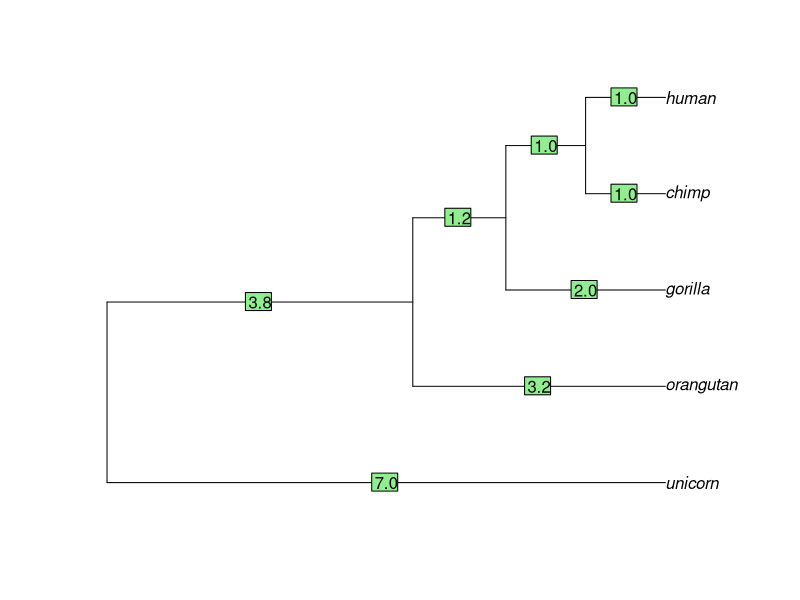

R code for this plot:
# Infer the phylogeny tree from multiple DNA sequences
# Clustering by UPGMA algorithm, and manhattan distances

# Inspired by Computational Biology course at ETH Zürich
# By: Modestas Filipavicius
# Date: 2017-11-13

# Ape handles phylogenetic trees
library(ape)

# Given edges, vector of lengths and node info dataframe, make a tree Ape object
# the dataframe  containing node descriptions.
convert_to_phylo = function(sequences, connected_edges, edge_lengths, node_info) {
    
    edges = connected_edges
    
    for (name in rownames(node_info)) {
        index = which(rownames(node_info) == name)
        edges[which(edges == name)] = as.numeric(index)
    }
    edges = matrix(as.numeric(edges), ncol = 2)
    
    edges[which(edges > length(sequences))] = - edges[which(edges > length(sequences))]
    root = setdiff(edges[,1], edges[,2])
    edges[which(edges==root)] = length(sequences) + 1
    
    k = length(sequences) + 2
    for(x in unique(edges[which(edges < 0)])) {
        edges[which(edges==x)] = k
        k = k + 1
    }
    
    # Construct object
    tree = list()
    class(tree) = "phylo"
    tree$edge = edges
    tree$edge.length = edge_lengths
    tree$Nnode = as.integer(length(sequences) - 1)
    tree$tip.label = names(sequences)
    
    # Return the tree as abject in Ape's phylo class
    return(tree)
}

# Plot the phylogenetic tree with node labels and edge lengths.
tree_plot = function(tree) {
    plot(tree)
    edgelabels(format(tree$edge.length, digits = 2))
}

# Initialize the dataframe which holds the node info
initialize_node_info = function(sequences) {

    N = length(sequences)
    node_names = names(sequences)
    node_sizes = rep(1, times = N)
    node_heights = rep(0, times = N)
    node_info = data.frame(node_sizes, node_heights)
    rownames(node_info) = node_names

    # Return a data frame that contains information on currently existing tip nodes.
    # node_info: a dataframe containing information on the currently existing nodes.
    #                   The row names are the names of the currently existing tips, i.e.
    #                   are the same as the names in the sequence list, node_height is
    #                   0 and node_size is 1 as the all the currently existing nodes are tips.
    return(node_info)
}


#### add_new_node ####
add_new_node = function(node_info, merging_nodes) {
    # Add new merged node to the node description data frame.
    # The new node is a combination of the nodes supplied in the merging_nodes,
    # e.g. if one needs to merge nodes "bird" and "fish", the new node in the
    # dataframe will be called "bird.fish".
    #    node_info: the dataframe created by initialize_node_info, containing
    #                      current node sizes and node heights
    #    merging_nodes: a vector of two names of the nodes being merged

    new_node_name = paste(merging_nodes, collapse = ".")
    new_node_row = data.frame(node_sizes = 0, node_heights = 0)
    rownames(new_node_row) = new_node_name
    new_node_info = rbind(node_info, new_node_row)
    
    # Return the node_info dataframe with a row for the new node added, and
    # the new node name.
    #    node_info: the dataframe where the rows are labelled by current nodes and columns
    #                      contain the node heights and sizes.
    #    new_node_name: the name of the newly added node, created from names in merging_nodes.
    return(list(node_info = new_node_info, new_node_name = new_node_name))
}

#### Distance functions ####
# Returns hamming distance given two sequences
get_hamming_distance = function(sequence1, sequence2) {

    seq1 = unlist(strsplit(sequence1, ""))
    seq2 = unlist(strsplit(sequence2, ""))
    
    distance = 0
    for (i in 1: length(seq1)) {

        if (seq1[i] != seq2[i]) {
            distance = distance + 1
        }
    }
    
  # Return the numerical value of the distance
  return(distance)
}


get_JC69_distance = function(sequence1, sequence2) {

    hamm_dist = get_hamming_distance(sequence1, sequence2)
    distance = -0.75*log(1 - 1.3333333333* hamm_dist/nchar(sequence1)) 
    return(distance)
}


get_K80_distance = function(sequence1, sequence2) {

    s1 = unlist(strsplit(sequence1, ""))
    s2 = unlist(strsplit(sequence2, ""))
    
    S = 0
    V = 0
    for (i in 1:length(s1)) {
        
        if ((s1[i]=="T" && s2[i]=="C") || (s1[i]=="C" && s2[i]=="T") ||
            (s1[i]=="A" && s2[i]=="G") || (s1[i]=="G" && s2[i]=="A")) {
            S = S +1
        }
        
        if ((s1[i]=="A" && s2[i]=="C") || (s1[i]=="C" && s2[i]=="A") ||
            (s1[i]=="A" && s2[i]=="T") || (s1[i]=="T" && s2[i]=="A") ||
            (s1[i]=="G" && s2[i]=="C") || (s1[i]=="C" && s2[i]=="G") ||
            (s1[i]=="G" && s2[i]=="T") || (s1[i]=="T" && s2[i]=="G")) {
            V = V +1
        }
    }
    
    V = V/length(s1)
    S = S/length(s1)
    distance = -0.5 * log(1-2*S-V) - 0.25*log(1-2*V)
    
    return(distance)
}

#### precompute_dist_matrix ####
# Compute the initial distance matrix using one of the distance measures, for
# nxn matrix, where n = # of seqs
precompute_dist_matrix = function(sequences, distance_measure) {
    
        N = length(sequences)
        distance_matrix = matrix(nrow = N, ncol = N)
        diag(distance_matrix) = Inf
        rownames(distance_matrix) = names(sequences)
        colnames(distance_matrix) = names(sequences)
          
  
      # Assign one of three dist functions to be used, depending on which
      # string representation of that function was called in the 
      # 'precompute_dist_matrix' function head... 
      if (distance_measure == "hamming") {
          dist_fun = get_hamming_distance
      } else if (distance_measure == "JC69") {
          dist_fun = get_JC69_distance
      } else if (distance_measure == "K80") {
          dist_fun = get_K80_distance
      }
      
      # Traverse all matrix without diagonal:
      for (row in 1:N) {
          for (col in 1:N) {
              if (row != col) {
                  distance_matrix[row,col] = dist_fun(sequences[[row]], sequences[[col]])
              }
          }
      }
      
      # Return the NxN matrix of inter-sequence distances with Inf on the diagonal
      return(distance_matrix)
}


#### get_merge_node_distance ####
get_merge_node_distance = function(merging_nodes, existing_node, node_info, distance_matrix) {

    node_sizes_ls = list()
    #node_sizes_ls[1] = df$node_sizes[which(row.names(df) == existing_node)]
    
    node_sizes_ls[1] = node_info$node_sizes[which(row.names(node_info) == merging_nodes[1])]
    node_sizes_ls[2] = node_info$node_sizes[which(row.names(node_info) == merging_nodes[2])]
    
    # Collect distances between merging nodes and existing nodes
    node_distances_ls = list()
    existing_node_idx = which(colnames(distance_matrix) == existing_node)
    for (i in 1:length(merging_nodes)) {
        
        node_distances_ls[i] = distance_matrix[existing_node_idx, which(colnames(distance_matrix) == merging_nodes[i])]
    }
    
    # Calculate d(existing_node, mergining_nodes)
    new_distance = (node_sizes_ls[[1]]*node_distances_ls[[1]] + 
                        node_sizes_ls[[2]]*node_distances_ls[[2]]) /
                        (sum(unlist(node_sizes_ls)))

    return(new_distance)
}

#### update_distance_matrix ####
update_distance_matrix = function(distance_matrix, merging_nodes, new_node_name, node_info) {
  
    
    # Create two lists with indeces for sequences that are merging and 
    # those that are not merging
    not_merging_node_idx_ls = which(!rownames(distance_matrix) %in% merging_nodes)
    merging_node_idx_ls = which(rownames(distance_matrix) %in% merging_nodes)
    
    # For every sequence in dist matrix, calculate its distance to the newly
    # merged sequence. Collect Infs as well. Return a list.
    new_merged_dist_col_ls = list()
    for (i in 1:length(distance_matrix[1, ])) {
        existing_node = colnames(distance_matrix)[i] # i=1 is "a", i=2 is "b", ..
        new_dist = get_merge_node_distance(merging_nodes, existing_node, 
                                           node_info, distance_matrix)
        #print(new_dist)
        new_merged_dist_col_ls = append(new_merged_dist_col_ls, new_dist)
    }
    
    # Final cleanup for list of new distances: unlist and add terminal "Inf"
    new_merged_dist_col_ls = unlist(new_merged_dist_col_ls)
    new_merged_dist_col_ls = append(new_merged_dist_col_ls, Inf)
    
    # Update the distance matrix by renaming rows and cols,
    # and retaining only the unmerged rows and cols
    #updated_distance_matrix = distance_matrix[not_merging_node_idx_ls, not_merging_node_idx_ls]
    updated_distance_matrix = cbind(distance_matrix, new_merged_dist_col_ls)
    updated_distance_matrix = rbind(updated_distance_matrix, new_merged_dist_col_ls)
    
    rownames(updated_distance_matrix)[length(rownames(updated_distance_matrix))] = new_node_name
    colnames(updated_distance_matrix)[length(colnames(updated_distance_matrix))] = new_node_name
    
    remove = which(rownames(updated_distance_matrix) %in% merging_nodes)
    
    # must add "as.matrix", otherwise when matrix shrinks to a single "Inf",
    # it is converted to a class "numeric"
    updated_distance_matrix = as.matrix(updated_distance_matrix[-remove, -remove])
    # print(updated_distance_matrix)
    
    return(updated_distance_matrix)
}


#### upgma_single_iter ####
# Single iteration of UPGMA algorithm
upgma_single_iter = function(distance_matrix, edges, edge_lengths, node_info) {
 
    # Find coordinates for lowest distance between two nodes
    # in both upper and lower matrix triangles
    coords = which(distance_matrix == min(unlist(distance_matrix), na.rm = TRUE), 
                   arr.ind = TRUE)
    
    # Pick the coordinates in upper matrix triangle (for consistency)
    # Ex. [1] 3 4
    min_coords = as.vector(coords[which(coords[, 1] < coords[, 2]), ])
    
    # Distance between to merging nodes:
    merging_nodes_dist = unlist(distance_matrix[min_coords[1], min_coords[2]])
    
    # Make a list with row (1st element in min_coords), col(2nd) names of 
    # corresponding lowest distance. Ex. [1] "c" "d"
    merging_nodes = c(rownames(distance_matrix)[min_coords[1]],
                      colnames(distance_matrix)[min_coords[2]])

    # Make a new merged node name, "a" + "b" = "a.b"
    new_node_name = add_new_node(node_info, merging_nodes)[[2]]
    
    node_des_ixd1 = which(rownames(node_info) == merging_nodes[1])
    node_des_ixd2 = which(rownames(node_info) == merging_nodes[2])
    branch1 = merging_nodes_dist/2 - node_info$node_heights[node_des_ixd1]
    branch2 = merging_nodes_dist/2 - node_info$node_heights[node_des_ixd2]
    
    # originally initiated in build_upgma_tree
    #edges = matrix(nrow = 0, ncol = 2)
    #edge_lengths = c()
    
    new_edge1 = c(new_node_name, merging_nodes[[1]])
    new_edge2 = c(new_node_name, merging_nodes[[2]])
    edges = rbind(edges, new_edge1)
    edges = rbind(edges, new_edge2)
    rownames(edges) = NULL
    
    # update edge lengths
    edge_lengths = append(edge_lengths, branch1)
    edge_lengths = append(edge_lengths, branch2)
    
    
    # NEW NODE DESCRIPTION
    # Adds a new line to node_info, makes a new merged node name
    # return(list(node_info = new_node_info, new_node_name = new_node_name))
    new_node_info = add_new_node(node_info, merging_nodes)[[1]]
    
    # Update node description df: add up merging nodes sizes, recalculate heights
    merging_node_index = which(rownames(new_node_info) == new_node_name)
    
    
    node_info_idx1 = which(rownames(node_info) == merging_nodes[1])
    node_info_idx2 = which(rownames(node_info) == merging_nodes[2])
    
    new_node_size = node_info$node_sizes[node_info_idx1] +
        node_info$node_sizes[node_info_idx2]
    
    new_node_height = merging_nodes_dist/2
    
    new_node_info[merging_node_index, ] = c(new_node_size, new_node_height)
    
    
    # Remove newly merged nodes from node description

    # new_node_info = new_node_info[-c(node_des_ixd1, node_des_ixd2), ]
    
    
    # Now we can recalculate distance matrix
    distance_matrix = update_distance_matrix(distance_matrix, merging_nodes, 
                                                     new_node_name, node_info)
    
    # Re-assign node_info with new_node_info, once the dist
    # matrix is updated
    node_info = new_node_info
    
    return(list(distance_matrix = distance_matrix, edges = edges, edge_lengths = edge_lengths, node_info = node_info))
}

#### build_upgma_tree ####
build_upgma_tree = function(sequences, distance_measure) {
    
    N = length(sequences)
    node_info = initialize_node_info(sequences)
    edges = matrix(nrow = 0, ncol = 2)
    edge_lengths = vector(mode = "numeric", length = 0)
  
    # Initialize distance matrix:
    distance_matrix = precompute_dist_matrix(sequences, distance_measure)
  
    while (dim(distance_matrix)[1] > 1) {
        result = upgma_single_iter(distance_matrix, edges, 
                                 edge_lengths, node_info)
        
        distance_matrix = result$distance_matrix
        edges = result$edges
        edge_lengths = result$edge_lengths
        node_info = result$node_info
    }
    # Return the UPGMA tree of sequences
    tree = convert_to_phylo(sequences, edges, edge_lengths, node_info)
    return(tree)
}

test_tree_building = function() {
  sequences = list(orangutan = "TCACACCTAAGTTATATCTATATATAATCCGGGCCGGG",
                   chimp =     "ACAGACTTAAAATATACATATATATAATCCGGGCCGGG",
                   human =     "AAAGACTTAAAATATATATATATATAATCCGGGCCGGG",
                   gorilla =   "ACACACCCAAAATATATATATATATAATCCGGGCCGGG",
                   unicorn =   "CCACACCCAAAATACCCCCGCGTATAATCCGGGCCCCC")
  
  distance_measure = 'hamming'
  #distance_measure = 'JC69'
  #distance_measure = 'K80'
  
  tree = build_upgma_tree(sequences, distance_measure)
  tree_plot(tree)
}

test_tree_building()
